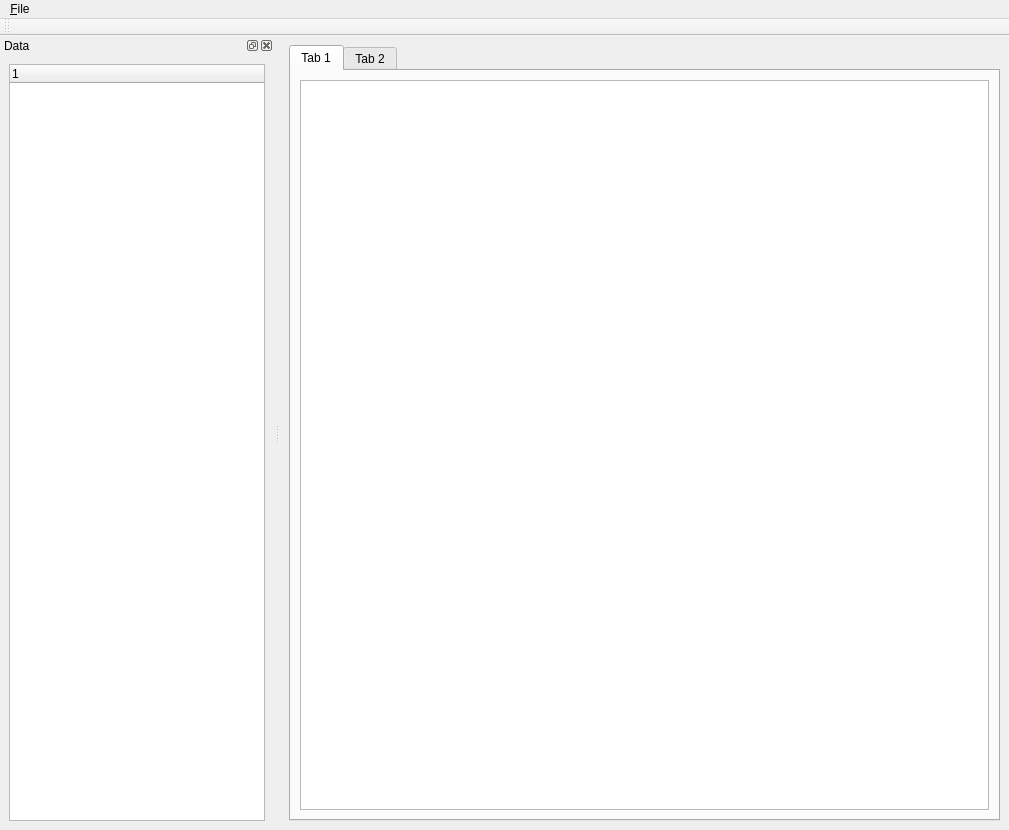
<?xml version="1.0" encoding="UTF-8"?>
<ui version="4.0">
 <class>MainWindow</class>
 <widget class="QMainWindow" name="MainWindow">
  <property name="geometry">
   <rect>
    <x>0</x>
    <y>0</y>
    <width>1009</width>
    <height>830</height>
   </rect>
  </property>
  <property name="windowTitle">
   <string>MainWindow</string>
  </property>
  <widget class="QWidget" name="centralwidget">
   <layout class="QGridLayout" name="gridLayout">
    <item row="0" column="0">
     <widget class="QTabWidget" name="tabWidget">
      <property name="currentIndex">
       <number>0</number>
      </property>
      <widget class="QWidget" name="tab">
       <attribute name="title">
        <string>Tab 1</string>
       </attribute>
       <layout class="QVBoxLayout" name="verticalLayout_2">
        <item>
         <widget class="QTableWidget" name="tableWidget"/>
        </item>
       </layout>
      </widget>
      <widget class="QWidget" name="tab_2">
       <attribute name="title">
        <string>Tab 2</string>
       </attribute>
      </widget>
     </widget>
    </item>
   </layout>
  </widget>
  <widget class="QMenuBar" name="menubar">
   <property name="geometry">
    <rect>
     <x>0</x>
     <y>0</y>
     <width>1009</width>
     <height>23</height>
    </rect>
   </property>
   <widget class="QMenu" name="menuFile">
    <property name="title">
     <string>&amp;File</string>
    </property>
    <addaction name="actionOpenDataSet"/>
   </widget>
   <addaction name="menuFile"/>
  </widget>
  <widget class="QToolBar" name="toolBar">
   <property name="windowTitle">
    <string>toolBar</string>
   </property>
   <attribute name="toolBarArea">
    <enum>TopToolBarArea</enum>
   </attribute>
   <attribute name="toolBarBreak">
    <bool>false</bool>
   </attribute>
  </widget>
  <widget class="QDockWidget" name="dataDockWidget">
   <property name="windowTitle">
    <string>Data</string>
   </property>
   <attribute name="dockWidgetArea">
    <number>1</number>
   </attribute>
   <widget class="QWidget" name="dataDockWidgetContents">
    <layout class="QVBoxLayout" name="verticalLayout">
     <item>
      <widget class="QTreeWidget" name="dataTree">
       <column>
        <property name="text">
         <string notr="true">1</string>
        </property>
       </column>
      </widget>
     </item>
    </layout>
   </widget>
  </widget>
  <action name="actionOpenDataSet">
   <property name="text">
    <string>&amp;Open...</string>
   </property>
   <property name="toolTip">
    <string>OpenDataSet</string>
   </property>
  </action>
 </widget>
 <resources/>
 <connections/>
</ui>
